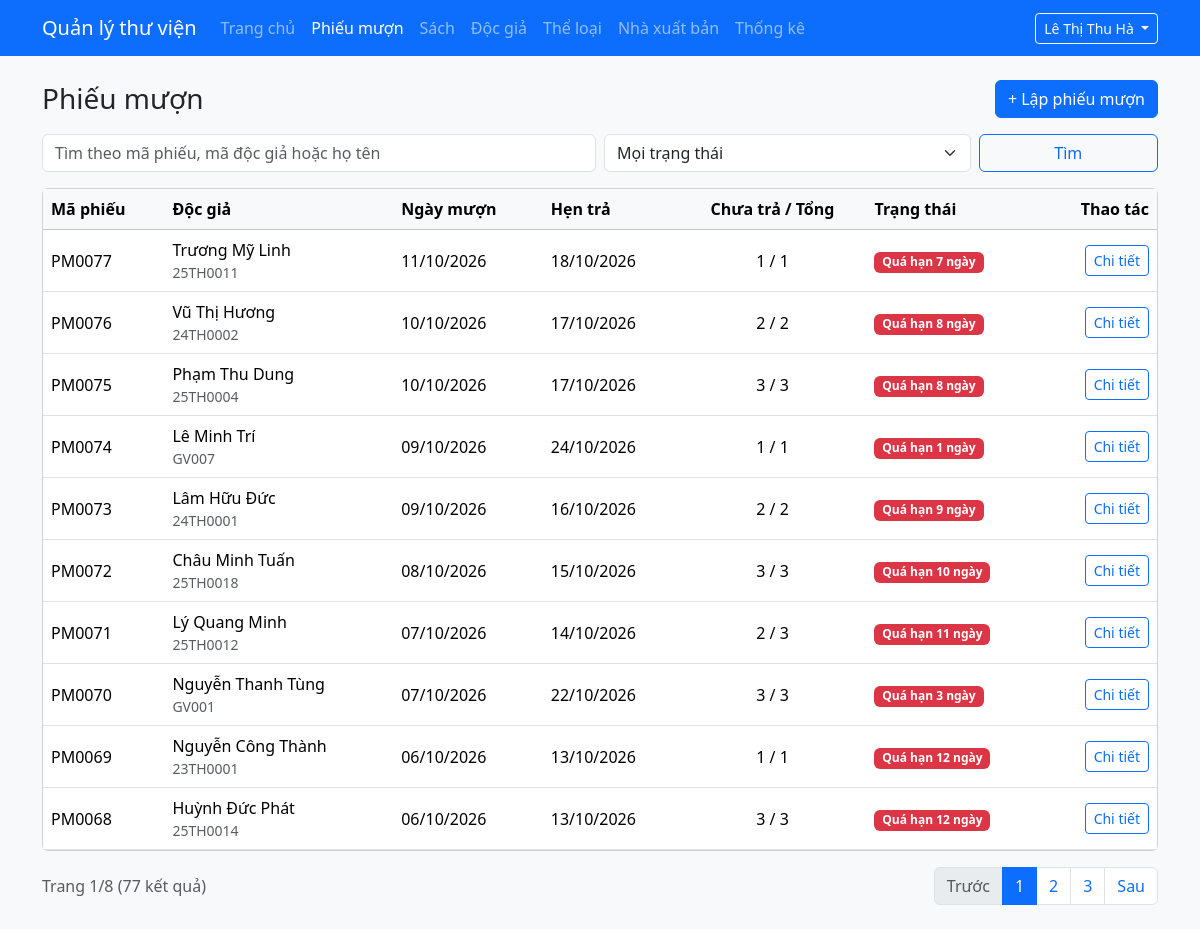
The page /admin/phieumuon.php (signed in) on the database its author committed.
### tables this page shows
CREATE TABLE phieumuon (
  id                    INT UNSIGNED NOT NULL AUTO_INCREMENT PRIMARY KEY,
  ma_phieu              VARCHAR(20)  NOT NULL UNIQUE,
  id_doc_gia            INT UNSIGNED NOT NULL,
  id_nhan_vien          INT UNSIGNED NOT NULL,           
  ngay_muon             DATE NOT NULL,
  ngay_hen_tra          DATE NOT NULL,                   
  so_lan_gia_han_da_dung TINYINT UNSIGNED NOT NULL DEFAULT 0,   
  trang_thai            ENUM('dang_muon','da_tra','qua_han') NOT NULL DEFAULT 'dang_muon',
  CONSTRAINT fk_phieu_docgia   FOREIGN KEY (id_doc_gia)   REFERENCES docgia(id),
  CONSTRAINT fk_phieu_nhanvien FOREIGN KEY (id_nhan_vien) REFERENCES nhanvien(id),
  CHECK (ngay_hen_tra >= ngay_muon),
  INDEX idx_phieu_hen_tra (trang_thai, ngay_hen_tra)       
);

CREATE TABLE docgia (
  id            INT UNSIGNED NOT NULL AUTO_INCREMENT PRIMARY KEY,
  ma_doc_gia    VARCHAR(20)  NOT NULL UNIQUE,     
  ho_ten        VARCHAR(100) NOT NULL,
  ngay_sinh     DATE         NULL,
  gioi_tinh     ENUM('nam','nu','khac') NOT NULL DEFAULT 'khac',
  dia_chi       VARCHAR(255) NULL,
  sdt           VARCHAR(15)  NULL,
  email         VARCHAR(100) NULL,
  id_loai       INT UNSIGNED NOT NULL,
  mat_khau      VARCHAR(255) NOT NULL,            
  ngay_dang_ky  DATE         NOT NULL,
  trang_thai    ENUM('hoat_dong','khoa') NOT NULL DEFAULT 'hoat_dong',
  CONSTRAINT fk_docgia_loai FOREIGN KEY (id_loai) REFERENCES loaidocgia(id)
);

### includes/helpers.php (called while the page is built, shortened)
<?php
function e($chuoi): string
{
    return htmlspecialchars((string) $chuoi, ENT_QUOTES | ENT_SUBSTITUTE, 'UTF-8');
}
function layChuoiGet(string $ten): string
{
    $giaTri = $_GET[$ten] ?? '';
    return is_string($giaTri) ? trim($giaTri) : '';
}

### includes/csdl.php (called while the page is built, shortened)
<?php
function truyVan(mysqli $conn, string $sql, string $kieu = '', array $thamSo = []): mysqli_stmt
{
    $stmt = mysqli_prepare($conn, $sql);
    if ($kieu !== '') {
        mysqli_stmt_bind_param($stmt, $kieu, ...$thamSo);
    }
    mysqli_stmt_execute($stmt);
    return $stmt;
}

### includes/muon-tra.php (called while the page is built, shortened)
<?php
require_once __DIR__ . '/csdl.php';
function ngayVN(?string $ngay): string
{
    return date('d/m/Y', strtotime($ngay));
}
function nhanTrangThaiPhieu(int $soCuonChuaTra, int $soNgayTre): array
{
    if ($soNgayTre > 0) {
        return ['Quá hạn ' . $soNgayTre . ' ngày', 'danger'];
    }
    return ['Đang mượn', 'primary'];
}

### admin/phieumuon.php (the view, shortened to what this page needs)
<?php
require_once __DIR__ . '/../includes/khoi-tao-admin.php';
require_once __DIR__ . '/../includes/muon-tra.php';
$soDongMoiTrang = 10;
$tuKhoa = layChuoiGet('q');
$trangThai = layChuoiGet('trangthai');
if (!in_array($trangThai, ['dang_muon', 'qua_han', 'da_tra'], true)) {
    $trangThai = '';
}
$pageNum = filter_var(layChuoiGet('page'), FILTER_VALIDATE_INT);
$pageNum = ($pageNum !== false && $pageNum > 0) ? $pageNum : 1;
$dieuKien = [];
$kieu     = '';
$thamSo   = [];
$menhDeWhere = count($dieuKien) > 0 ? 'WHERE ' . implode(' AND ', $dieuKien) : '';
$stmt = truyVan(
    $conn,
    "SELECT COUNT(*) FROM phieumuon pm JOIN docgia dg ON dg.id = pm.id_doc_gia $menhDeWhere",
    $kieu,
    $thamSo
);
$numRows = (int) mysqli_fetch_row(mysqli_stmt_get_result($stmt))[0];
$maxPage = max(1, (int) ceil($numRows / $soDongMoiTrang));
$pageNum = min($pageNum, $maxPage);
$offset  = ($pageNum - 1) * $soDongMoiTrang;
$sql = "SELECT pm.id, pm.ma_phieu, pm.ngay_muon, pm.ngay_hen_tra, dg.ma_doc_gia, dg.ho_ten,
               DATEDIFF(CURDATE(), pm.ngay_hen_tra) AS so_ngay_tre,
               (SELECT COUNT(*) FROM chitietphieumuon ct WHERE ct.id_phieu_muon = pm.id) AS tong_cuon,
               (SELECT COUNT(*) FROM chitietphieumuon ct
                WHERE ct.id_phieu_muon = pm.id AND ct.ngay_tra_thuc_te IS NULL) AS chua_tra
        FROM phieumuon pm
        JOIN docgia dg ON dg.id = pm.id_doc_gia
        $menhDeWhere
        ORDER BY pm.id DESC
        LIMIT ? OFFSET ?";
$stmt = truyVan(
    $conn,
    $sql,
    $kieu . 'ii',
    array_merge($thamSo, [$soDongMoiTrang, $offset])
);
$dsPhieu = mysqli_fetch_all(mysqli_stmt_get_result($stmt), MYSQLI_ASSOC);
function lienKetTrang(int $page, string $tuKhoa, string $trangThai): string
{
    $thamSoUrl = ['page' => $page];
    return '?' . e(http_build_query($thamSoUrl));
}
require __DIR__ . '/../includes/admin-dau.php';
?>
<div class="d-flex flex-wrap justify-content-between align-items-center mb-3 gap-2">
    <h1 class="h3 mb-0">Phiếu mượn</h1>
    <a href="phieumuon-them.php" class="btn btn-primary">+ Lập phiếu mượn</a>
</div>
<form method="get" class="row g-2 mb-3">
    <div class="col-12 col-md-6">
        <input type="text" class="form-control" name="q" value="<?= e($tuKhoa) ?>"
               placeholder="Tìm theo mã phiếu, mã độc giả hoặc họ tên">
    </div>
    <div class="col-8 col-md-4">
        <select class="form-select" name="trangthai">
            <option value="">Mọi trạng thái</option>
        </select>
    </div>
    <div class="col-4 col-md-2 d-grid">
        <button type="submit" class="btn btn-outline-primary">Tìm</button>
    </div>
</form>
<div class="card">
    <div class="table-responsive">
        <table class="table table-hover align-middle mb-0">
            <thead class="table-light">
                <tr>
                    <th>Mã phiếu</th>
                    <th>Độc giả</th>
                    <th>Ngày mượn</th>
                    <th>Hẹn trả</th>
                    <th class="text-center">Chưa trả / Tổng</th>
                    <th>Trạng thái</th>
                    <th class="text-end">Thao tác</th>
                </tr>
            </thead>
            <tbody>
            <?php foreach ($dsPhieu as $phieu): ?>
                <?php [$nhan, $mau] = nhanTrangThaiPhieu((int) $phieu['chua_tra'], (int) $phieu['so_ngay_tre']); ?>
                <tr>
                    <td><?= e($phieu['ma_phieu']) ?></td>
                    <td>
                        <?= e($phieu['ho_ten']) ?>
                        <div class="small text-muted"><?= e($phieu['ma_doc_gia']) ?></div>
                    </td>
                    <td><?= e(ngayVN($phieu['ngay_muon'])) ?></td>
                    <td><?= e(ngayVN($phieu['ngay_hen_tra'])) ?></td>
                    <td class="text-center"><?= (int) $phieu['chua_tra'] ?> / <?= (int) $phieu['tong_cuon'] ?></td>
                    <td><span class="badge text-bg-<?= $mau ?>"><?= e($nhan) ?></span></td>
                    <td class="text-end text-nowrap">
                        <a href="phieumuon-chitiet.php?id=<?= (int) $phieu['id'] ?>" class="btn btn-sm btn-outline-primary">Chi tiết</a>
                    </td>
                </tr>
            <?php endforeach; ?>
            </tbody>
        </table>
    </div>
</div>
<div class="d-flex flex-wrap justify-content-between align-items-center mt-3 gap-2">
    <div class="text-muted">Trang <?= $pageNum ?>/<?= $maxPage ?> (<?= $numRows ?> kết quả)</div>
    <?php if ($maxPage > 1): ?>
    <nav aria-label="Phân trang">
        <ul class="pagination mb-0">
            <li class="page-item<?= $pageNum <= 1 ? ' disabled' : '' ?>">
                <a class="page-link" href="<?= lienKetTrang(max(1, $pageNum - 1), $tuKhoa, $trangThai) ?>">Trước</a>
            </li>
            <?php for ($i = max(1, $pageNum - 2); $i <= min($maxPage, $pageNum + 2); $i++): ?>
                <li class="page-item<?= $i === $pageNum ? ' active' : '' ?>">
                    <a class="page-link" href="<?= lienKetTrang($i, $tuKhoa, $trangThai) ?>"><?= $i ?></a>
                </li>
            <?php endfor; ?>
            <li class="page-item<?= $pageNum >= $maxPage ? ' disabled' : '' ?>">
                <a class="page-link" href="<?= lienKetTrang(min($maxPage, $pageNum + 1), $tuKhoa, $trangThai) ?>">Sau</a>
            </li>
        </ul>
    </nav>
    <?php endif; ?>
</div>
<?php require __DIR__ . '/../includes/admin-cuoi.php'; ?>

### rows shown on the page
phieumuon: ma_phieu "PM0077", id_doc_gia.ho_ten "Trương Mỹ Linh", id_doc_gia.ma_doc_gia "25TH0011", ngay_muon "11/10/2026", ngay_hen_tra "18/10/2026", chua_tra "1", tong_cuon "1", nhan "Quá hạn 7 ngày"
phieumuon: ma_phieu "PM0076", id_doc_gia.ho_ten "Vũ Thị Hương", id_doc_gia.ma_doc_gia "24TH0002", ngay_muon "10/10/2026", ngay_hen_tra "17/10/2026", chua_tra "2", tong_cuon "2", nhan "Quá hạn 8 ngày"
phieumuon: ma_phieu "PM0075", id_doc_gia.ho_ten "Phạm Thu Dung", id_doc_gia.ma_doc_gia "25TH0004", ngay_muon "10/10/2026", ngay_hen_tra "17/10/2026", chua_tra "3", tong_cuon "3", nhan "Quá hạn 8 ngày"
phieumuon: ma_phieu "PM0074", id_doc_gia.ho_ten "Lê Minh Trí", id_doc_gia.ma_doc_gia "GV007", ngay_muon "09/10/2026", ngay_hen_tra "24/10/2026", chua_tra "1", tong_cuon "1", nhan "Quá hạn 1 ngày"
phieumuon: ma_phieu "PM0073", id_doc_gia.ho_ten "Lâm Hữu Đức", id_doc_gia.ma_doc_gia "24TH0001", ngay_muon "09/10/2026", ngay_hen_tra "16/10/2026", chua_tra "2", tong_cuon "2", nhan "Quá hạn 9 ngày"
phieumuon: ma_phieu "PM0072", id_doc_gia.ho_ten "Châu Minh Tuấn", id_doc_gia.ma_doc_gia "25TH0018", ngay_muon "08/10/2026", ngay_hen_tra "15/10/2026", chua_tra "3", tong_cuon "3", nhan "Quá hạn 10 ngày"
phieumuon: ma_phieu "PM0071", id_doc_gia.ho_ten "Lý Quang Minh", id_doc_gia.ma_doc_gia "25TH0012", ngay_muon "07/10/2026", ngay_hen_tra "14/10/2026", chua_tra "2", tong_cuon "3", nhan "Quá hạn 11 ngày"
phieumuon: ma_phieu "PM0070", id_doc_gia.ho_ten "Nguyễn Thanh Tùng", id_doc_gia.ma_doc_gia "GV001", ngay_muon "07/10/2026", ngay_hen_tra "22/10/2026", chua_tra "3", tong_cuon "3", nhan "Quá hạn 3 ngày"
phieumuon: ma_phieu "PM0069", id_doc_gia.ho_ten "Nguyễn Công Thành", id_doc_gia.ma_doc_gia "23TH0001", ngay_muon "06/10/2026", ngay_hen_tra "13/10/2026", chua_tra "1", tong_cuon "1", nhan "Quá hạn 12 ngày"
phieumuon: ma_phieu "PM0068", id_doc_gia.ho_ten "Huỳnh Đức Phát", id_doc_gia.ma_doc_gia "25TH0014", ngay_muon "06/10/2026", ngay_hen_tra "13/10/2026", chua_tra "3", tong_cuon "3", nhan "Quá hạn 12 ngày"

### other values the page prints
$nhanVien['ho_ten'] "Lê Thị Thu Hà"
$pageNum "1"
$maxPage "8"
$numRows "77"
